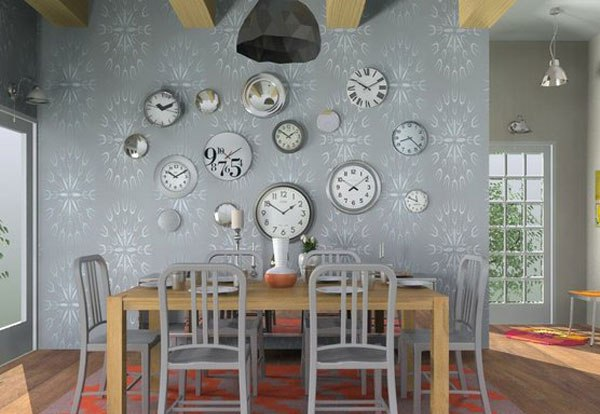
#> input picture Computer Vision/1 Detecção de Faces com Python e OpenCV/relogio.jpg, 600 x 414 px
$ python '1 opencv.py'
#> lines starting #> are read from the running program, lines starting #| are printed output that depends on the picture
""" Exercício para mostrar uma imagem"""

import cv2

imagem = cv2.imread('relogio.jpg')
#> imagem is the input picture: shape (414, 600, 3); mean B, G, R 127.3, 132.1, 134.6
imagemcinza = cv2.cvtColor(imagem, cv2.COLOR_BGR2GRAY)
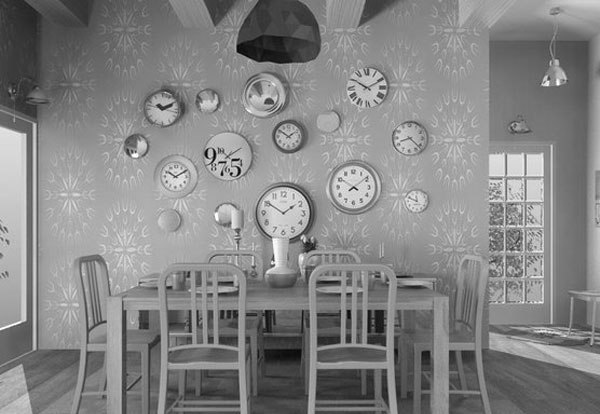
#> imagemcinza: shape (414, 600); min 1, max 255, mean 132.3
cv2.imshow("Hora", imagem)
cv2.imshow("Hora Cinza", imagemcinza)
cv2.waitKey()
